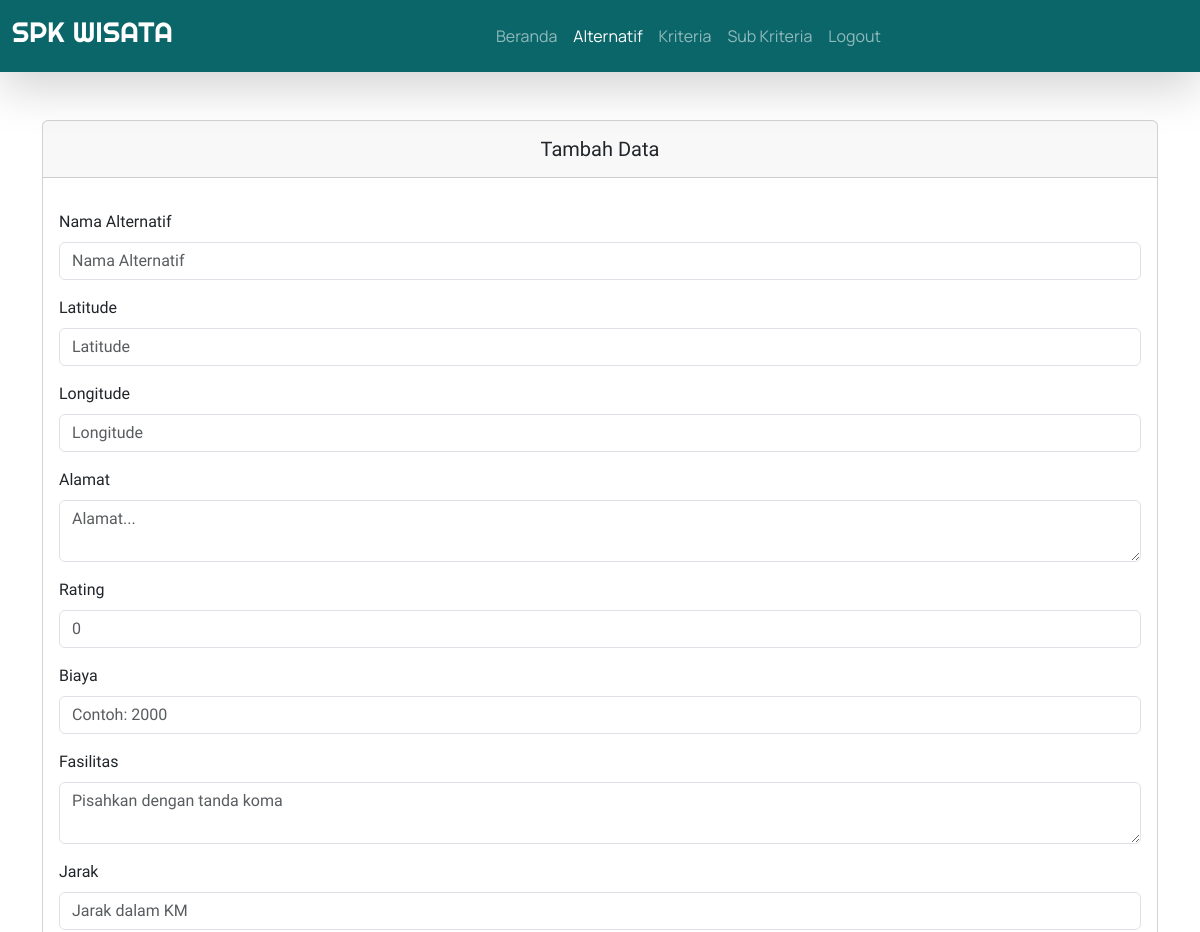
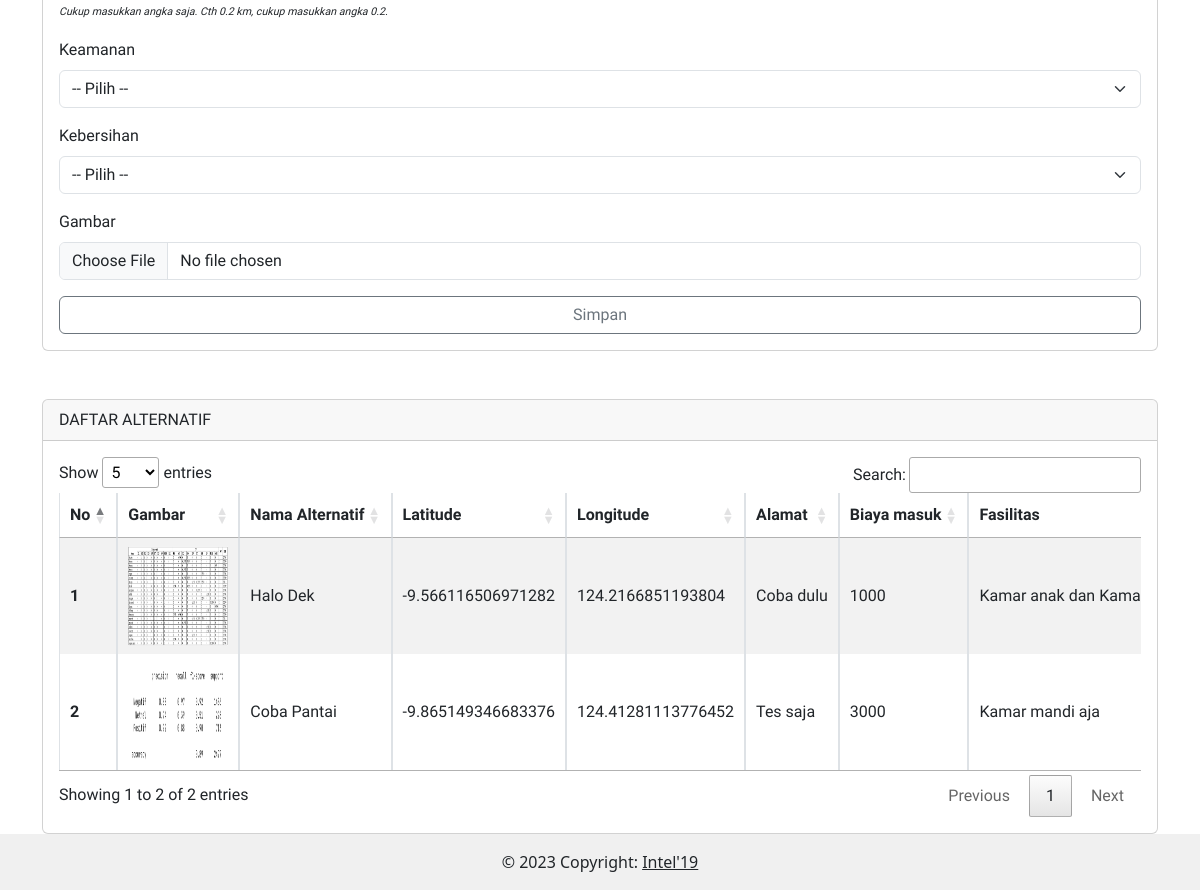
Screenshot of /admin/alternatif.php (signed in) with the database file from the repository (2 pictures, top to bottom).
### tables this page shows
CREATE TABLE `kecocokan_alt_kriteria` (
  `id_alt_kriteria` int(11) NOT NULL,
  `f_id_alternatif` int(5) NOT NULL,
  `f_id_kriteria` char(2) NOT NULL,
  `f_id_sub_kriteria` int(5) NOT NULL
);

CREATE TABLE `alternatif` (
  `id_alternatif` int(5) NOT NULL,
  `nama_alternatif` varchar(255) NOT NULL,
  `alamat` text NOT NULL,
  `gambar` varchar(255) NOT NULL,
  `latitude` varchar(255) NOT NULL,
  `longitude` varchar(255) NOT NULL,
  `rating` int(1) NOT NULL,
  `biaya_alt` int(11) NOT NULL,
  `fasilitas_alt` text NOT NULL,
  `jarak_alt` decimal(10,2) NOT NULL
);

### config.php (called while the page is built, shortened)
<?php
function connectDatabase()
{
    $conn = new mysqli(DB_HOST, DB_USERNAME, DB_PASSWORD, DB_NAME);
    return $conn;
}
?>

### admin/classes/alternatif.php (called while the page is built, shortened)
<?php
    require_once '../config.php';
    class Alternatif{
        private $db;
        public function __construct()
        {
            $this->db = connectDatabase();
        }
        public function getDataAlternatif()
        {
            return $this->db->query("SELECT a.nama_alternatif, a.id_alternatif, a.latitude, a.longitude, a.alamat, a.gambar, a.rating, a.biaya_alt, a.fasilitas_alt, a.jarak_alt, kak.id_alt_kriteria,
                MAX(CASE WHEN k.id_kriteria = 'C1' THEN kak.id_alt_kriteria END) AS id_alt_C1,
                MIN(CASE WHEN k.id_kriteria = 'C2' THEN kak.id_alt_kriteria END) AS id_alt_C2,
                MIN(CASE WHEN k.id_kriteria = 'C3' THEN kak.id_alt_kriteria END) AS id_alt_C3,
                MAX(CASE WHEN k.id_kriteria = 'C4' THEN kak.id_alt_kriteria END) AS id_alt_C4,
                MAX(CASE WHEN k.id_kriteria = 'C5' THEN kak.id_alt_kriteria END) AS id_alt_C5,
                MAX(CASE WHEN k.id_kriteria = 'C1' THEN kak.f_id_sub_kriteria END) AS id_sub_C1,
                MIN(CASE WHEN k.id_kriteria = 'C2' THEN kak.f_id_sub_kriteria END) AS id_sub_C2,
                MIN(CASE WHEN k.id_kriteria = 'C3' THEN kak.f_id_sub_kriteria END) AS id_sub_C3,
                MAX(CASE WHEN k.id_kriteria = 'C4' THEN kak.f_id_sub_kriteria END) AS id_sub_C4,
                MAX(CASE WHEN k.id_kriteria = 'C5' THEN kak.f_id_sub_kriteria END) AS id_sub_C5,
                MAX(CASE WHEN k.id_kriteria = 'C1' THEN sk.nama_sub_kriteria END) AS nama_C1,
                MIN(CASE WHEN k.id_kriteria = 'C2' THEN sk.nama_sub_kriteria END) AS nama_C2,
                MIN(CASE WHEN k.id_kriteria = 'C3' THEN sk.nama_sub_kriteria END) AS nama_C3,
                MAX(CASE WHEN k.id_kriteria = 'C4' THEN sk.nama_sub_kriteria END) AS nama_C4,
                MAX(CASE WHEN k.id_kriteria = 'C5' THEN sk.nama_sub_kriteria END) AS nama_C5,
                MAX(CASE WHEN k.id_kriteria = 'C1' THEN sk.spesifikasi END) AS spesifikasi_C1,
                MIN(CASE WHEN k.id_kriteria = 'C2' THEN sk.spesifikasi END) AS spesifikasi_C2,
                MIN(CASE WHEN k.id_kriteria = 'C3' THEN sk.spesifikasi END) AS spesifikasi_C3,
                MAX(CASE WHEN k.id_kriteria = 'C4' THEN sk.spesifikasi END) AS spesifikasi_C4,
                MAX(CASE WHEN k.id_kriteria = 'C5' THEN sk.spesifikasi END) AS spesifikasi_C5
                FROM alternatif a
                JOIN kecocokan_alt_kriteria kak ON a.id_alternatif = kak.f_id_alternatif
                JOIN sub_kriteria sk ON kak.f_id_sub_kriteria = sk.id_sub_kriteria
                JOIN kriteria k ON kak.f_id_kriteria = k.id_kriteria
                GROUP BY a.nama_alternatif ORDER BY a.id_alternatif DESC;");
        }
    }
    $getDataAlternatif = new Alternatif();
?>

### admin/alternatif.php (the view, shortened to what this page needs)
<?php
require_once './header.php';
require_once './classes/alternatif.php';
$dataAlternatif = $getDataAlternatif->getDataAlternatif();
?>
<div class="container" style="font-family: 'Prompt', sans-serif">
    <div class="row">
        <div class="d-xxl-flex">
            <div class="col-xxl-3 mb-xxl-3 mt-5">
                <form action="" method="post" enctype="multipart/form-data">
                    <div class="card">
                        <div class="card-header">
                            <h5 class="text-center pt-2 col-12">
                                Tambah Data
                            </h5>
                        </div>
                        <div class="card-body">
                            <div class="mb-3 mt-3">
                                <label for="exampleFormControlInput1" class="form-label">Nama Alternatif</label>
                                <input type="text" name="nama_alternatif" class="form-control"
                                    id="exampleFormControlInput1" required placeholder="Nama Alternatif" />
                            </div>
                            <div class="mb-3 mt-3">
                                <label for="latitude" class="form-label">Latitude</label>
                                <input type="text" name="latitude" required class="form-control" id="latitude"
                                    placeholder="Latitude" />
                            </div>
                            <div class="mb-3 mt-3">
                                <label for="longitude" class="form-label">Longitude</label>
                                <input type="text" name="longitude" required class="form-control" id="longitude"
                                    placeholder="Longitude" />
                            </div>
                            <div class="mb-3 mt-3">
                                <label for="exampleFormControlInput1" class="form-label">Alamat</label>
                                <textarea class="form-control" required placeholder="Alamat..."
                                    name="alamat"></textarea>
                            </div>
                            <div class="mb-3 mt-3">
                                <label for="rating" class="form-label">Rating</label>
                                <input type="number" max="5" name="rating" required class="form-control" id="rating"
                                    placeholder="0" />
                            </div>
                            <div class="mb-3 mt-3">
                                <label for="biaya" class="form-label">Biaya</label>
                                <input type="number" name="biaya" required class="form-control" id="biaya"
                                    placeholder="Contoh: 2000" />
                            </div>
                            <div class="mb-3 mt-3">
                                <label for="exampleFormControlInput1" class="form-label">Fasilitas</label>
                                <textarea class="form-control" required placeholder="Pisahkan dengan tanda koma"
                                    name="fasilitas"></textarea>
                            </div>
                            <div class="mb-3 mt-3">
                                <label for="jarak" class="form-label">Jarak</label>
                                <input type="number" name="jarak" required class="form-control" id="jarak"
                                    placeholder="Jarak dalam KM" step="0.01" min="0.00" />
                                <small style="font-size: 8pt"><i>Cukup masukkan angka saja. Cth 0.2
                                        km,
                                        cukup masukkan
                                        angka
                                        0.2.</i></small>
                            </div>
                            <div class="mb-3 mt-3">
                                <label for="keamanan" class="form-label">Keamanan</label>
                                <select class="form-select" name="keamanan" required
                                    aria-label="Default select example">
                                    <option value="">-- Pilih --</option>
                                </select>
                            </div>
                            <div class="mb-3 mt-3">
                                <label for="kebersihan" class="form-label">Kebersihan</label>
                                <select class="form-select" name="kebersihan" required
                                    aria-label="Default select example">
                                    <option value="">-- Pilih --</option>
                                </select>
                            </div>
                            <div class="mb-3 mt-3">
                                <label for="gambar" class="form-label">Gambar</label>
                                <input type="file" accept=".jpg,.jpeg,.png" class="form-control" name="gambar"
                                    id="gambar" required />
                            </div>
                            <button type="submit" name="simpan" class="btn col-12 btn-outline-secondary">
                                Simpan
                            </button>
                        </div>
                    </div>
                </form>
            </div>
            <div class="col-xxl-9 mt-5 ms-xxl-5">
                <div class="card">
                    <div class="card-header">DAFTAR ALTERNATIF</div>
                    <div class="card-body">
                        <div class="table-responsive">
                            <table class="table table-striped table-bordered nowrap" style="width:100%"
                                id="table-penilaian">
                                <thead>
                                    <tr>
                                        <th scope="col">No</th>
                                        <th scope="col">Gambar</th>
                                        <th scope="col">Nama Alternatif</th>
                                        <th scope="col">Latitude</th>
                                        <th scope="col">Longitude</th>
                                        <th scope="col">Alamat</th>
                                        <th scope="col">Biaya masuk</th>
                                        <th scope="col">Fasilitas</th>
                                    </tr>
                                </thead>
                                <tbody class="table-group-divider">
                                    <?php foreach ($dataAlternatif as $i => $alternatif):?>
                                    <tr>
                                        <th scope="row"><?=$i+1;?></th>
                                        <td><a href="../user_area/gambar/<?= $alternatif['gambar'] == '-'? 'no-img.png': $alternatif['gambar'];?>"
                                                data-lightbox="image-1"
                                                data-title="<?= $alternatif['nama_alternatif']; ?>"><img
                                                    style="width:100px; height:100px;"
                                                    src="../user_area/gambar/<?= $alternatif['gambar'] == '-'? 'no-img.png': $alternatif['gambar']; ?>"
                                                    alt=""></a>
                                        </td>
                                        <td><?=$alternatif['nama_alternatif'];?></td>
                                        <td><?=$alternatif['latitude'];?></td>
                                        <td><?=$alternatif['longitude'];?></td>
                                        <td><?=$alternatif['alamat'];?></td>
                                        <td><?=$alternatif['biaya_alt'];?></td>
                                        <td><?=$alternatif['fasilitas_alt'] != '' ? $alternatif['fasilitas_alt']:'-';?>
                                        </td>
                                    </tr>
                                    <?php endforeach;?>
                                </tbody>
                            </table>
                        </div>
                    </div>
                </div>
            </div>
        </div>
    </div>
</div>
<?php
require_once './footer.php';
?>

### admin/header.php (shortened to what this page needs)
<?php
require_once '../config.php';
?>
<!DOCTYPE html>
<html lang="en">
<head>
    <link href="https://cdn.jsdelivr.net/npm/bootstrap@5.3.0/dist/css/bootstrap.min.css" rel="stylesheet"
 />
    <link rel="stylesheet" href="https://cdn.jsdelivr.net/npm/sweetalert2@11/dist/sweetalert2.min.css">
    <link href="../assets/DataTables/datatables.min.css" rel="stylesheet" />
    <link rel="stylesheet" href="https://unpkg.com/leaflet@1.7.1/dist/leaflet.css" />
    <link rel="stylesheet" href="https://cdnjs.cloudflare.com/ajax/libs/lightbox2/2.11.3/css/lightbox.min.css">
</head>
<body>
    <nav class="navbar navbar-expand-lg sticky-top shadow-lg fixed-top" style="background-color: #0B666A"
        data-bs-theme="dark">
        <div class="container-fluid">
            <a class="navbar-brand" href="#">
                <h3 style="font-family: 'Righteous', cursive">SPK WISATA</h3>
            </a>
            <div class="collapse navbar-collapse" id="navbarNavAltMarkup" style="font-family: 'Manrope', sans-serif">
                <div class="navbar-nav ms-auto me-auto mt-2 mb-2">
                    <a class="nav-link <?=$_SESSION['menu'] == 'beranda-admin' ? 'active':'';?>"
                        href="index.php">Beranda</a>
                    <a class="nav-link <?=$_SESSION['menu'] == 'alternatif' ? 'active':'';?>"
                        href="alternatif.php">Alternatif</a>
                    <a class="nav-link <?=$_SESSION['menu'] == 'kriteria' ? 'active':'';?>"
                        href="kriteria.php">Kriteria</a>
                    <a class="nav-link <?=$_SESSION['menu'] == 'sub-kriteria' ? 'active':'';?>"
                        href="sub_kriteria.php">Sub
                        Kriteria</a>
                    <a class="nav-link <?=$_SESSION['menu'] == 'hasil' ? 'active':'';?>"
                        href="../auth/logout.php">Logout</a>
                </div>
            </div>
        </div>
    </nav>

### admin/footer.php (shortened to what this page needs)
<footer class="bg-white text-center text-lg-start">
    <div class="text-center p-3" style="background-color: #F0F0F0;">
        © 2023 Copyright:
        <a class="text-dark" href="https://www.instagram.com/ilkom19_unc/">Intel'19</a>
    </div>
</footer>
</body>
</html>

### rows the page displays
kecocokan_alt_kriteria: f_id_alternatif.gambar (picture), f_id_alternatif.nama_alternatif "Halo Dek", f_id_alternatif.latitude "-9.566116506971282", f_id_alternatif.longitude "124.2166851193804", f_id_alternatif.alamat "Coba dulu", f_id_alternatif.biaya_alt "1000", f_id_alternatif.fasilitas_alt "Kamar anak dan…"
kecocokan_alt_kriteria: f_id_alternatif.gambar (picture), f_id_alternatif.nama_alternatif "Coba Pantai", f_id_alternatif.latitude "-9.865149346683376", f_id_alternatif.longitude "124.41281113776452", f_id_alternatif.alamat "Tes saja", f_id_alternatif.biaya_alt "3000", f_id_alternatif.fasilitas_alt "Kamar mandi aja"
